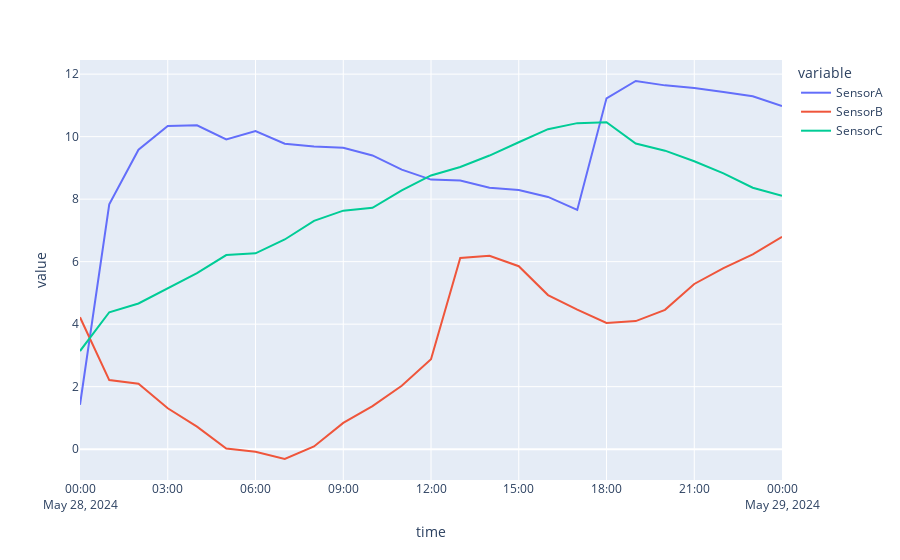

The notebook cell this image was saved under:
### Code cell
df=df.set_index(pd.DatetimeIndex(df['time'])).drop(columns='time')
df_res=df.resample('5min',label='right',closed='right').mean()
df_60res=df.resample('60min',label='right',closed='right').mean()
fig3=px.line(df_60res)
fig3.show()

### Figure 1 — Plotly figure (JSON) as saved in the notebook; plotly's stock layout.template omitted (floating-point values rounded to 4 significant figures)
{"data": [{"hovertemplate": "variable=SensorA<br>time=%{x}<br>value=%{y}<extra></extra>", "legendgroup": "SensorA", "line": {"color": "#636efa", "dash": "solid"}, "marker": {"symbol": "circle"}, "mode": "lines", "name": "SensorA", "orientation": "v", "showlegend": true, "type": "scatter", "x": ["2024-05-28T00:00:00", "2024-05-28T01:00:00", "2024-05-28T02:00:00", "2024-05-28T03:00:00", "2024-05-28T04:00:00", "2024-05-28T05:00:00", "2024-05-28T06:00:00", "2024-05-28T07:00:00", "2024-05-28T08:00:00", "2024-05-28T09:00:00", "2024-05-28T10:00:00", "2024-05-28T11:00:00", "2024-05-28T12:00:00", "2024-05-28T13:00:00", "2024-05-28T14:00:00", "2024-05-28T15:00:00", "2024-05-28T16:00:00", "2024-05-28T17:00:00", "2024-05-28T18:00:00", "2024-05-28T19:00:00", "2024-05-28T20:00:00", "2024-05-28T21:00:00", "2024-05-28T22:00:00", "2024-05-28T23:00:00", "2024-05-29T00:00:00"], "xaxis": "x", "y": [1.42, 7.833, 9.582, 10.34, 10.36, 9.91, 10.18, 9.771, 9.685, 9.646, 9.399, 8.946, 8.626, 8.599, 8.365, 8.291, 8.072, 7.656, 11.23, 11.78, 11.64, 11.56, 11.43, 11.29, 10.98], "yaxis": "y"}, {"hovertemplate": "variable=SensorB<br>time=%{x}<br>value=%{y}<extra></extra>", "legendgroup": "SensorB", "line": {"color": "#EF553B", "dash": "solid"}, "marker": {"symbol": "circle"}, "mode": "lines", "name": "SensorB", "orientation": "v", "showlegend": true, "type": "scatter", "x": ["2024-05-28T00:00:00", "2024-05-28T01:00:00", "2024-05-28T02:00:00", "2024-05-28T03:00:00", "2024-05-28T04:00:00", "2024-05-28T05:00:00", "2024-05-28T06:00:00", "2024-05-28T07:00:00", "2024-05-28T08:00:00", "2024-05-28T09:00:00", "2024-05-28T10:00:00", "2024-05-28T11:00:00", "2024-05-28T12:00:00", "2024-05-28T13:00:00", "2024-05-28T14:00:00", "2024-05-28T15:00:00", "2024-05-28T16:00:00", "2024-05-28T17:00:00", "2024-05-28T18:00:00", "2024-05-28T19:00:00", "2024-05-28T20:00:00", "2024-05-28T21:00:00", "2024-05-28T22:00:00", "2024-05-28T23:00:00", "2024-05-29T00:00:00"], "xaxis": "x", "y": [4.22, 2.209, 2.093, 1.309, 0.7208, 0.0196, -0.08283, -0.3148, 0.0866, 0.8411, 1.378, 2.029, 2.875, 6.12, 6.19, 5.855, 4.93, 4.462, 4.036, 4.099, 4.459, 5.285, 5.795, 6.235, 6.796], "yaxis": "y"}, {"hovertemplate": "variable=SensorC<br>time=%{x}<br>value=%{y}<extra></extra>", "legendgroup": "SensorC", "line": {"color": "#00cc96", "dash": "solid"}, "marker": {"symbol": "circle"}, "mode": "lines", "name": "SensorC", "orientation": "v", "showlegend": true, "type": "scatter", "x": ["2024-05-28T00:00:00", "2024-05-28T01:00:00", "2024-05-28T02:00:00", "2024-05-28T03:00:00", "2024-05-28T04:00:00", "2024-05-28T05:00:00", "2024-05-28T06:00:00", "2024-05-28T07:00:00", "2024-05-28T08:00:00", "2024-05-28T09:00:00", "2024-05-28T10:00:00", "2024-05-28T11:00:00", "2024-05-28T12:00:00", "2024-05-28T13:00:00", "2024-05-28T14:00:00", "2024-05-28T15:00:00", "2024-05-28T16:00:00", "2024-05-28T17:00:00", "2024-05-28T18:00:00", "2024-05-28T19:00:00", "2024-05-28T20:00:00", "2024-05-28T21:00:00", "2024-05-28T22:00:00", "2024-05-28T23:00:00", "2024-05-29T00:00:00"], "xaxis": "x", "y": [3.14, 4.381, 4.661, 5.139, 5.636, 6.212, 6.268, 6.71, 7.307, 7.632, 7.724, 8.278, 8.759, 9.028, 9.395, 9.82, 10.24, 10.43, 10.46, 9.779, 9.551, 9.213, 8.823, 8.364, 8.107], "yaxis": "y"}], "layout": {"legend": {"title": {"text": "variable"}, "tracegroupgap": 0}, "margin": {"t": 60}, "xaxis": {"anchor": "y", "domain": [0, 1], "title": {"text": "time"}}, "yaxis": {"anchor": "x", "domain": [0, 1], "title": {"text": "value"}}}}
